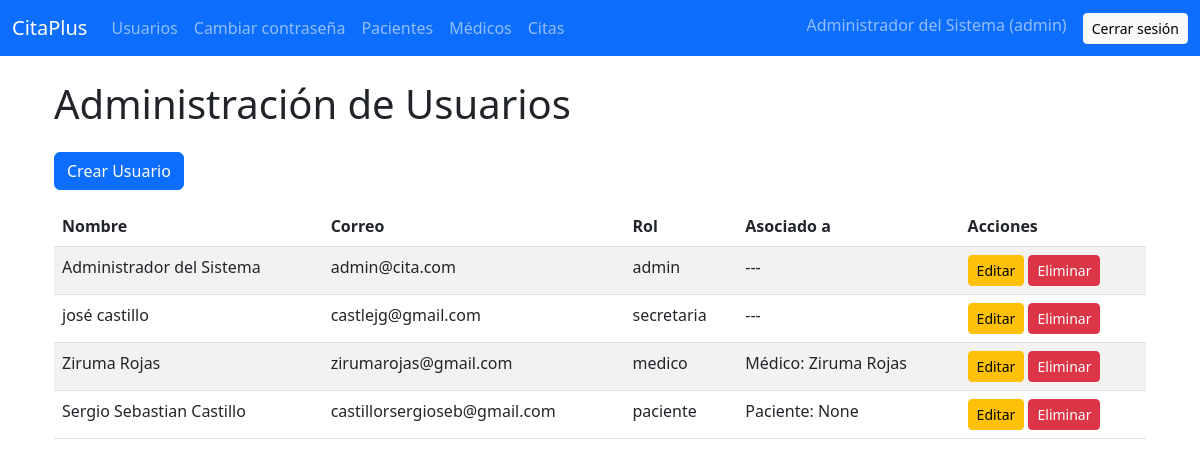
/usuarios (signed in), run on the app's committed database.
### tables this page shows
CREATE TABLE usuarios (
    id INTEGER PRIMARY KEY AUTOINCREMENT,
    nombre TEXT NOT NULL,
    usuario TEXT NOT NULL UNIQUE,
    password TEXT NOT NULL,
    rol TEXT NOT NULL CHECK (rol IN ('admin', 'secretaria', 'medico', 'paciente')),
    medico_id INTEGER,
    paciente_id INTEGER,
    FOREIGN KEY (medico_id) REFERENCES medicos(id),
    FOREIGN KEY (paciente_id) REFERENCES pacientes(id)
);

CREATE TABLE medicos (
    id INTEGER PRIMARY KEY AUTOINCREMENT,
    nombre TEXT NOT NULL,
    especialidad TEXT NOT NULL,
    telefono TEXT NOT NULL
);

### app.py (the view)
@app.route("/usuarios")
@login_required
@solo_admin
def usuarios_view():
    conn = get_db_connection()
    usuarios = conn.execute("""
        SELECT u.id, u.nombre, u.usuario, u.rol,
               m.nombre AS medico_nombre,
               p.nombre AS paciente_nombre
        FROM usuarios u
        LEFT JOIN medicos m ON u.medico_id = m.id
        LEFT JOIN pacientes p ON u.paciente_id = p.id
        ORDER BY u.id
    """).fetchall()
    conn.close()
    return render_template("usuarios.html", usuarios=usuarios)

### app.py (called while the page is built)
def solo_admin(f):
    @wraps(f)
    def wrapper(*args, **kwargs):
        if current_user.rol != "admin":
            abort(403)
        return f(*args, **kwargs)
    return wrapper

@login_manager.user_loader
def load_user(user_id):
    conn = sqlite3.connect("cita_plus.db")
    cursor = conn.cursor()
    cursor.execute("SELECT * FROM usuarios WHERE id = ?", (user_id,))
    row = cursor.fetchone()
    conn.close()
    if row:
        return Usuario(row[0], row[1], row[2], row[4], row[5], row[6])
    return None

def get_db_connection():
    conn = sqlite3.connect("cita_plus.db")
    conn.row_factory = sqlite3.Row
    return conn

### templates/usuarios.html (shortened to what this page needs)
{% extends "base.html" %}
{% block content %}
<div class="container mt-4">
    <h1 class="mb-4">Administración de Usuarios</h1>
    <a href="{{ url_for('registrar_usuario') }}" class="btn btn-primary mb-3">
        Crear Usuario
    </a>
    <table class="table table-striped">
        <thead>
            <tr>
                <th>Nombre</th>
                <th>Correo</th>
                <th>Rol</th>
                <th>Asociado a</th>
                <th>Acciones</th>
            </tr>
        </thead>
        <tbody>
            {% for u in usuarios %}
            <tr>
                <td>{{ u.nombre }}</td>
                <td>{{ u.usuario }}</td>
                <td>{{ u.rol }}</td>
                <td>
                    {% if u.rol == "medico" %}
                        Médico: {{ u.medico_nombre }}
                    {% elif u.rol == "paciente" %}
                        Paciente: {{ u.paciente_nombre }}
                    {% else %}
                        ---
                    {% endif %}
                </td>
                <td>
                    <a href="/usuarios/editar/{{ u.id }}" class="btn btn-warning btn-sm">Editar</a>
                    <a href="/usuarios/eliminar/{{ u.id }}" class="btn btn-danger btn-sm"
                       onclick="return confirm('¿Seguro que deseas eliminar este usuario?');">
                       Eliminar
                    </a>
                </td>
            </tr>
            {% endfor %}
        </tbody>
    </table>
</div>
{% endblock %}

### templates/base.html (shortened to what this page needs)
<!DOCTYPE html>
<html lang="es">
<head>
    <link rel="stylesheet" href="https://cdn.jsdelivr.net/npm/bootstrap@5.3.0/dist/css/bootstrap.min.css">
</head>
<body>
<nav class="navbar navbar-expand-lg navbar-dark bg-primary">
    <div class="container-fluid">
        <a class="navbar-brand" href="{{ url_for('home') }}">
            CitaPlus
        </a>
        <div class="collapse navbar-collapse" id="navbarNav">
            <ul class="navbar-nav me-auto">
                {% if current_user.is_authenticated %}
                {% if current_user.rol == "admin" %}
                <li class="nav-item">
                    <a class="nav-link" href="{{ url_for('usuarios_view') }}">Usuarios</a>
                </li>
                {% endif %}
                <li class="nav-item">
                    <a class="nav-link" href="{{ url_for('cambiar_contrasena') }}">Cambiar contraseña</a>
                </li>
                    {% if current_user.rol in ["admin", "secretaria"] %}
                        <li class="nav-item">
                            <a class="nav-link" href="{{ url_for('pacientes_view') }}">Pacientes</a>
                        </li>
                        <li class="nav-item">
                            <a class="nav-link" href="{{ url_for('medicos_view') }}">Médicos</a>
                        </li>
                        <li class="nav-item">
                            <a class="nav-link" href="{{ url_for('citas_view') }}">Citas</a>
                        </li>
                    {% endif %}
                {% endif %}
            </ul>
            <ul class="navbar-nav">
                {% if current_user.is_authenticated %}
                    <li class="nav-item">
                        <span class="navbar-text me-3">
                            {{ current_user.nombre }} ({{ current_user.rol }})
                        </span>
                    </li>
                    <li class="nav-item">
                        <a class="btn btn-light btn-sm" href="{{ url_for('logout') }}">Cerrar sesión</a>
                    </li>
                {% else %}
                    <li class="nav-item">
                        <a class="btn btn-light btn-sm" href="{{ url_for('login') }}">Iniciar sesión</a>
                    </li>
                {% endif %}
            </ul>
        </div>
    </div>
</nav>
<div class="container mt-4">
    {% block content %}{% endblock %}
</div>
</body>
</html>

### data on the page
usuarios: nombre "Administrador del Sistema", rol "admin", usuario "admin@cita.com"
usuarios: nombre "josé castillo", usuario "castlejg@gmail.com", rol "secretaria"
usuarios: nombre "Ziruma Rojas", usuario "zirumarojas@gmail.com", rol "medico", medico_nombre "Ziruma Rojas"
usuarios: nombre "Sergio Sebastian Castillo", usuario "castillorsergioseb@gmail.com", rol "paciente", paciente_nombre "None"
